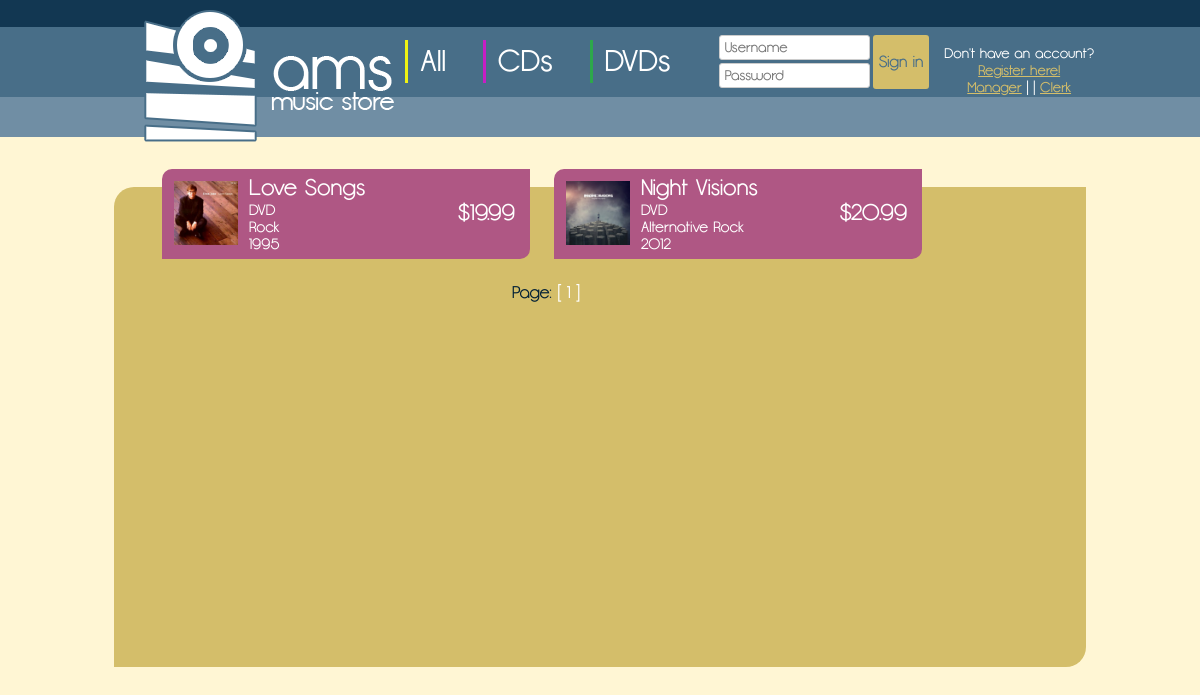
The app's page /?p=list_items&cat=dvd with its own data.
### tables this page shows
CREATE TABLE item (
    upc INT NOT NULL,
    title VARCHAR(64) NOT NULL,
    itemtype VARCHAR(32) NULL,
    category VARCHAR(32) NULL,
    company VARCHAR(32) NULL,
    releaseyear INT NULL,
    price REAL NOT NULL,
    stock INT NOT NULL,
    PRIMARY KEY (upc)
);

### src/list_items.php (the view)
<?php
    if (isset($_GET['cat'])) {
        $query = $connection->prepare('SELECT upc, title, itemtype, category, releaseyear, price FROM item WHERE itemtype=?');
        $query->bind_param('s', $_GET['cat']);
    } else {
        $query = $connection->prepare('SELECT upc, title, itemtype, category, releaseyear, price FROM item');
    }
    $query->execute();
    $result = $query->get_result();
    if (isset($_GET['page']))
        $page = $_GET['page'] - 1;
    else
        $page = 0;
    $i = 0;
    while ($row = $result->fetch_assoc()) {
        if ($i >= $page * 6 && $i <= $page * 6 + 5 ) {
            if (!file_exists('img/covers/'.$row['upc'].'.jpg'))
                $cover = "unknown";
            else
                $cover = $row['upc'];
            echo '<a href="?p=display_item&id='.$row['upc'].'" class="item">';
            echo '<div class="cover"><img src="img/covers/'.$cover.'.jpg" width="64px" height="64px" /></div>';
            echo '<div class="info"><h2>'.$row['title'].'</h2>'.$row['itemtype'].'<br />'.$row['category'].'<br />'.$row['releaseyear'].'</div>';
            echo '<div class="price"><h2>$'.number_format($row['price'], 2).'</h2></div></a>';
        }
        $i++;
    }
    echo '<div id="pager">Page: ';
    for ($i = 1; $i <= ceil($result->num_rows / 6); $i++) {
        echo ' <a href="?';
        if (isset($_GET['cat']))
            echo 'cat='.$_GET['cat'].'&';
        echo 'page='.$i.'">[ '.$i.' ]</a> ';
    }
echo '</div>';
?>

### src/css/style.css (style rules this page uses)
* { margin: 0; padding: 0; text-decoration: none; word-wrap: break-word; font-weight: normal; }
body { background: #fff6d4; font-family: "Opificio", "Century Gothic", sans-serif; color: #fff; font-size: 14px; text-align: center; }
a { color: #fff; }
#content .item { background: #af5784; color: #fff; display: flex; flex-wrap: wrap; padding: 6px; width: 45%; margin: 0 1.5% 3% 1.5%; border-radius: 10px 0; }
#content .item .cover { margin: 6px; }
#content .item .info { margin-left: 5px; width: 50%; }
#content .item .price { width: calc(50% - 90px); text-align: right; margin: 25px 0; }
#content #pager { font-size: 17px; width: 100%; text-align: center; }

### records on screen
item: shows a picture, title "Love Songs", itemtype "DVD", category "Rock", releaseyear "1995", price "19.99"
item: shows a picture, title "Night Visions", itemtype "DVD", category "Alternative Rock", releaseyear "2012", price "20.99"
